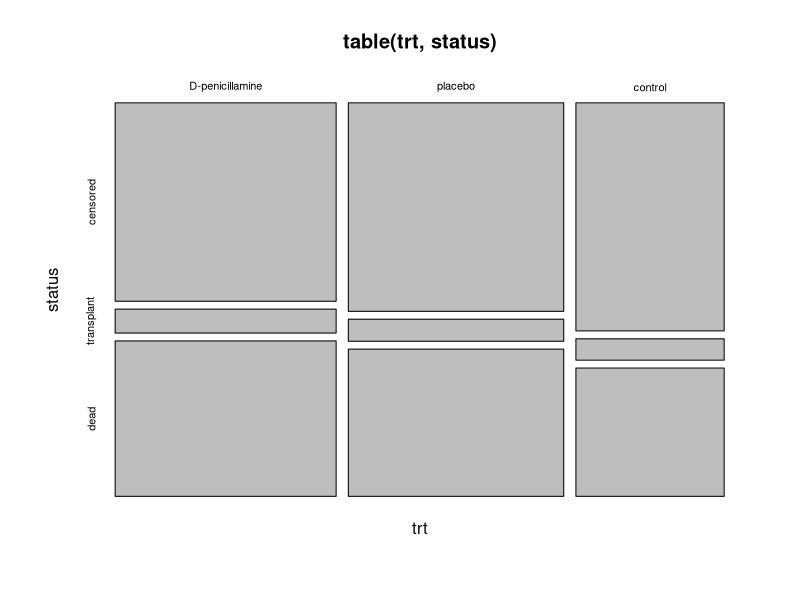
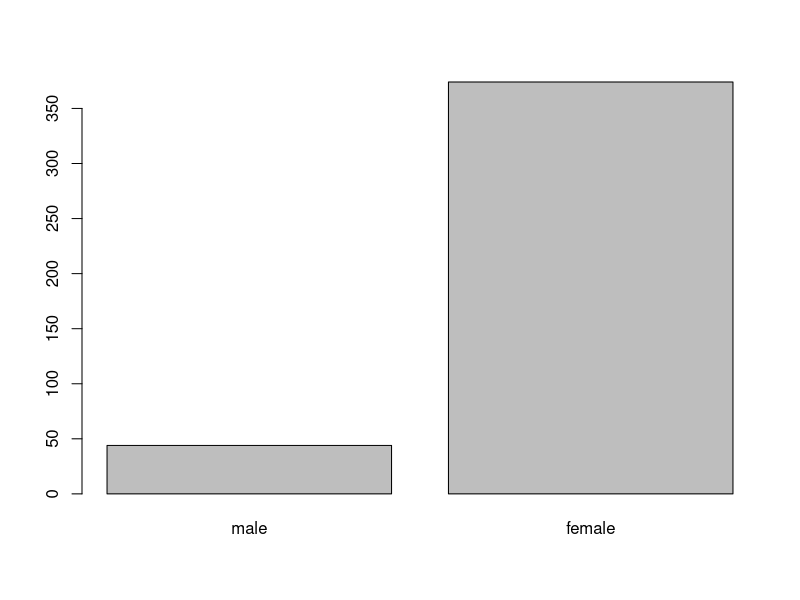
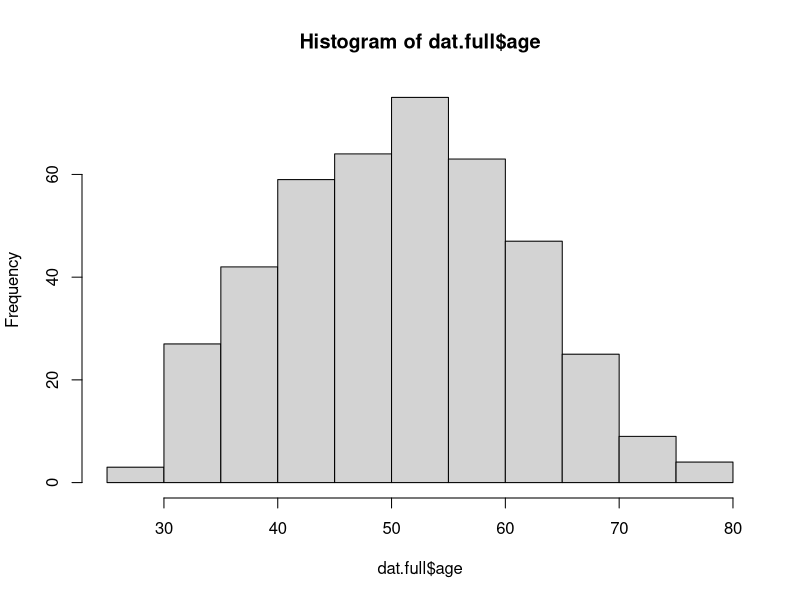
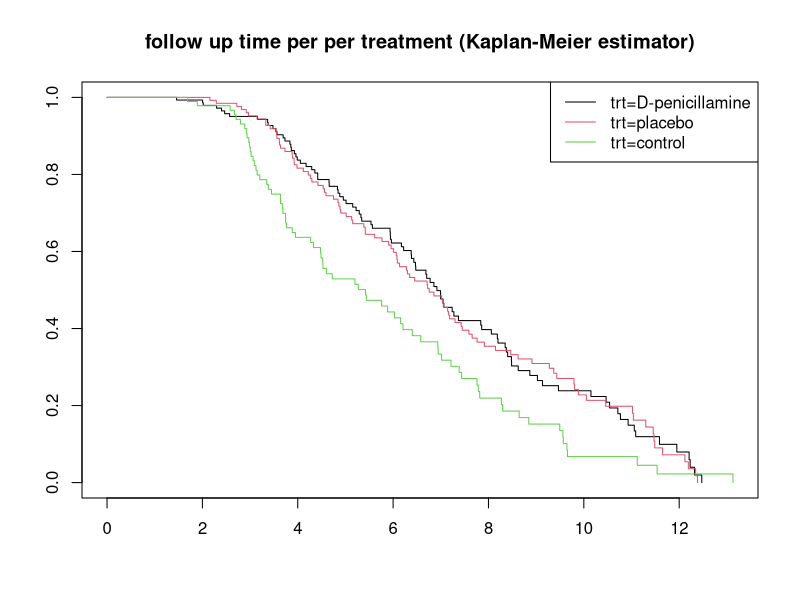

These charts were generated, in order, by the following R code:
## ---- chunk 1
library(survival)
#library(asaur)
## ---- chunk 2
str(pbc)
help(pbc)
## ---- chunk 3
dat.full = pbc
dat.full$timeYears <- dat.full$time / 365.25

# convert factor variables
dat.full$ascites <- factor(dat.full$ascites)
dat.full$edema   <- factor(dat.full$edema  )
dat.full$hepato  <- factor(dat.full$hepato )
dat.full$spiders <- factor(dat.full$spiders)
dat.full$stage   <- factor(dat.full$stage  )
dat.full$status  <- factor(dat.full$status )
dat.full$trt     <- factor(dat.full$trt    )

dat.full$sex  <- factor(dat.full$sex, levels=c('m','f'), labels = c("male", "female"))

levels(dat.full$ascites)[levels(dat.full$ascites)=="0"] <- "absence"
levels(dat.full$ascites)[levels(dat.full$ascites)=="1"] <- "presence"

levels(dat.full$hepato)[levels(dat.full$hepato)=="0"] <- "absence"
levels(dat.full$hepato)[levels(dat.full$hepato)=="1"] <- "presence"

levels(dat.full$spiders)[levels(dat.full$spiders)=="0"] <- "absence"
levels(dat.full$spiders)[levels(dat.full$spiders)=="1"] <- "presence"

levels(dat.full$edema)[levels(dat.full$edema)=="0"] <- "none"
levels(dat.full$edema)[levels(dat.full$edema)=="0.5"] <- "managed"
levels(dat.full$edema)[levels(dat.full$edema)=="1"] <- "edema"

levels(dat.full$status)[levels(dat.full$status)=="0"] <- "censored"
levels(dat.full$status)[levels(dat.full$status)=="1"] <- "transplant"
levels(dat.full$status)[levels(dat.full$status)=="2"] <- "dead"

levels(dat.full$trt)[levels(dat.full$trt)=="1"] <- "D-penicillamine"
levels(dat.full$trt)[levels(dat.full$trt)=="2"] <- "placebo"

tmp <- addNA(dat.full$trt)
levels(tmp) <- c(levels(dat.full$trt), "control")
dat.full$trt <- tmp
remove("tmp")

# transplant are considered as censored
dat.full$event <- 0 + (dat.full$status == "dead")

# boolean indicating if the observation is in the trial or not
dat.full$trial=(dat.full$trt!="control")

summary(dat.full)
## ---- chunk 4
table(dat.full$status, dat.full$trt)
## ---- chunk 5
with(dat.full, mosaicplot(table(trt, status)))
## ---- chunk 6
plot(dat.full$sex)
hist(dat.full$age)
## ---- chunk 7
dat.full$followUp <- 1 - dat.full$event
fit.followUp <- survfit(Surv(timeYears, followUp) ~ trt, data = dat.full, conf.type = "log-log")
fit.followUp

plot(fit.followUp, col = 1:3)
legend("topright", lty = 1, col = 1:3, legend = names(fit.followUp$strata))
title(main='follow up time per per treatment (Kaplan-Meier estimator)')
remove("fit.followUp")
## ---- chunk 8

